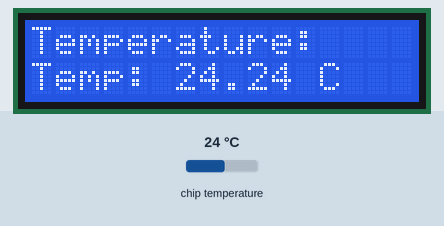
Bench run of a program on a simulated Raspberry Pi Pico running MicroPython. On the bench: 16×2 character LCD. The test bench sets the inputs (shaded band); at power-on: chip temperature 24 °C.

Above: at 1.2 s.
1.3 s: chip temperature set to 1 °C
At 2.7 s:
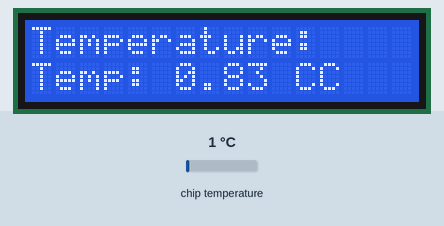
3.6 s: chip temperature set to 11 °C
At 5.3 s:
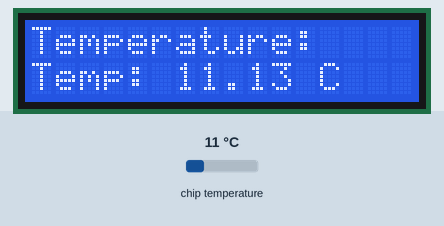
5.7 s: chip temperature set to 22 °C
At 6.8 s:
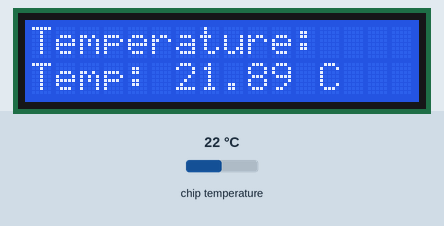
Timing chart, 0 to 8.7 s (numbered marks = the images above; inputs shaded):
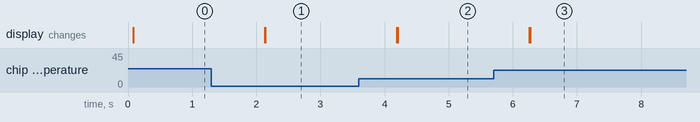

The program:

temp_display.py
```python
from machine import Pin, ADC
from time import sleep

# Constants for LCD commands
LCD_CMD = 0
LCD_CHR = 1
LCD_CLR = 0x01  # Clear display
LCD_HOME = 0x02  # Return home

# Pin assignments
RS = Pin(14, Pin.OUT)
EN = Pin(15, Pin.OUT)
D4 = Pin(16, Pin.OUT)
D5 = Pin(17, Pin.OUT)
D6 = Pin(18, Pin.OUT)
D7 = Pin(19, Pin.OUT)

# ADC for onboard temperature sensor
sensor_temp = ADC(4)
conversion_factor = 3.3 / (65535)  # Conversion factor for 16-bit ADC to voltage

# Send command or character to the LCD
def lcd_write(bits, mode):
    RS.value(mode)  # RS = 0 for command, 1 for character
    for pin, value in zip((D4, D5, D6, D7), ((bits >> 4) & 1, (bits >> 5) & 1, (bits >> 6) & 1, (bits >> 7) & 1)):
        pin.value(value)
    lcd_toggle_enable()

    for pin, value in zip((D4, D5, D6, D7), (bits & 1, (bits >> 1) & 1, (bits >> 2) & 1, (bits >> 3) & 1)):
        pin.value(value)
    lcd_toggle_enable()

def lcd_toggle_enable():
    EN.value(1)
    sleep(0.0005)
    EN.value(0)
    sleep(0.0005)

def lcd_init():
    lcd_write(0x33, LCD_CMD)
    lcd_write(0x32, LCD_CMD)
    lcd_write(0x28, LCD_CMD)  # 4-bit mode, 2 lines, 5x7 font
    lcd_write(0x0C, LCD_CMD)  # Display on, no cursor
    lcd_write(0x06, LCD_CMD)  # Increment cursor
    lcd_write(LCD_CLR, LCD_CMD)
    sleep(0.002)

def lcd_string(message, line):
    if line == 1:
        lcd_write(0x80, LCD_CMD)
    elif line == 2:
        lcd_write(0xC0, LCD_CMD)

    for char in message:
        lcd_write(ord(char), LCD_CHR)

# Function to read temperature
def read_temperature():
    reading = sensor_temp.read_u16() * conversion_factor  # Convert to voltage
    temperature_c = 27 - (reading - 0.706) / 0.001721  # Convert voltage to Celsius
    return temperature_c

# Main Program
lcd_init()
lcd_string("Temperature:", 1)

while True:
    temperature_c = read_temperature()
    lcd_string("Temp: {:.2f} C".format(temperature_c), 2)
    sleep(1)  # Update every second
```

Measured:
- after the input at 1.3 s, the display: first changes after 0.83 s (image 1 shows a later state)
- after the input at 3.6 s, the display: first changes after 0.59 s (image 2 shows a later state)
- after the input at 5.7 s, the display: first changes after 0.55 s (image 3 shows a later state)
